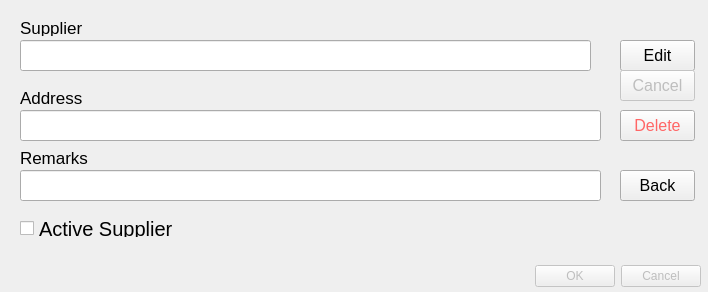
<?xml version="1.0" encoding="UTF-8"?>
<ui version="4.0">
 <class>Dialog</class>
 <widget class="QDialog" name="Dialog">
  <property name="geometry">
   <rect>
    <x>0</x>
    <y>0</y>
    <width>708</width>
    <height>292</height>
   </rect>
  </property>
  <property name="windowTitle">
   <string>Supplier Settings</string>
  </property>
  <widget class="QDialogButtonBox" name="buttonBox">
   <property name="enabled">
    <bool>false</bool>
   </property>
   <property name="geometry">
    <rect>
     <x>30</x>
     <y>260</y>
     <width>671</width>
     <height>32</height>
    </rect>
   </property>
   <property name="orientation">
    <enum>Qt::Horizontal</enum>
   </property>
   <property name="standardButtons">
    <set>QDialogButtonBox::Cancel|QDialogButtonBox::Ok</set>
   </property>
  </widget>
  <widget class="QLabel" name="label">
   <property name="geometry">
    <rect>
     <x>20</x>
     <y>20</y>
     <width>251</width>
     <height>16</height>
    </rect>
   </property>
   <property name="font">
    <font>
     <pointsize>13</pointsize>
    </font>
   </property>
   <property name="text">
    <string>Supplier</string>
   </property>
  </widget>
  <widget class="QLineEdit" name="supplier_name">
   <property name="geometry">
    <rect>
     <x>20</x>
     <y>40</y>
     <width>571</width>
     <height>31</height>
    </rect>
   </property>
   <property name="font">
    <font>
     <pointsize>15</pointsize>
    </font>
   </property>
   <property name="text">
    <string/>
   </property>
  </widget>
  <widget class="QLineEdit" name="address">
   <property name="geometry">
    <rect>
     <x>20</x>
     <y>110</y>
     <width>581</width>
     <height>31</height>
    </rect>
   </property>
   <property name="font">
    <font>
     <pointsize>15</pointsize>
    </font>
   </property>
   <property name="text">
    <string/>
   </property>
  </widget>
  <widget class="QLabel" name="label_2">
   <property name="geometry">
    <rect>
     <x>20</x>
     <y>90</y>
     <width>251</width>
     <height>16</height>
    </rect>
   </property>
   <property name="font">
    <font>
     <pointsize>13</pointsize>
    </font>
   </property>
   <property name="text">
    <string>Address</string>
   </property>
  </widget>
  <widget class="QLabel" name="label_3">
   <property name="geometry">
    <rect>
     <x>20</x>
     <y>150</y>
     <width>251</width>
     <height>16</height>
    </rect>
   </property>
   <property name="font">
    <font>
     <pointsize>13</pointsize>
    </font>
   </property>
   <property name="text">
    <string>Remarks</string>
   </property>
  </widget>
  <widget class="QLineEdit" name="remarks">
   <property name="geometry">
    <rect>
     <x>20</x>
     <y>170</y>
     <width>581</width>
     <height>31</height>
    </rect>
   </property>
   <property name="font">
    <font>
     <pointsize>15</pointsize>
    </font>
   </property>
   <property name="text">
    <string/>
   </property>
  </widget>
  <widget class="QCheckBox" name="checkBox">
   <property name="geometry">
    <rect>
     <x>20</x>
     <y>220</y>
     <width>221</width>
     <height>17</height>
    </rect>
   </property>
   <property name="font">
    <font>
     <pointsize>15</pointsize>
    </font>
   </property>
   <property name="text">
    <string>Active Supplier</string>
   </property>
  </widget>
  <widget class="QPushButton" name="edit_btn">
   <property name="geometry">
    <rect>
     <x>620</x>
     <y>40</y>
     <width>75</width>
     <height>31</height>
    </rect>
   </property>
   <property name="font">
    <font>
     <pointsize>12</pointsize>
    </font>
   </property>
   <property name="text">
    <string>Edit</string>
   </property>
  </widget>
  <widget class="QPushButton" name="cancel_btn">
   <property name="enabled">
    <bool>false</bool>
   </property>
   <property name="geometry">
    <rect>
     <x>620</x>
     <y>70</y>
     <width>75</width>
     <height>31</height>
    </rect>
   </property>
   <property name="font">
    <font>
     <pointsize>12</pointsize>
    </font>
   </property>
   <property name="text">
    <string>Cancel</string>
   </property>
  </widget>
  <widget class="QPushButton" name="delete_btn">
   <property name="geometry">
    <rect>
     <x>620</x>
     <y>110</y>
     <width>75</width>
     <height>31</height>
    </rect>
   </property>
   <property name="font">
    <font>
     <pointsize>12</pointsize>
    </font>
   </property>
   <property name="styleSheet">
    <string notr="true">color: rgb(255, 102, 102)</string>
   </property>
   <property name="text">
    <string>Delete</string>
   </property>
  </widget>
  <widget class="QPushButton" name="back_btn">
   <property name="geometry">
    <rect>
     <x>620</x>
     <y>170</y>
     <width>75</width>
     <height>31</height>
    </rect>
   </property>
   <property name="font">
    <font>
     <pointsize>12</pointsize>
    </font>
   </property>
   <property name="text">
    <string>Back</string>
   </property>
  </widget>
 </widget>
 <resources/>
 <connections>
  <connection>
   <sender>buttonBox</sender>
   <signal>accepted()</signal>
   <receiver>Dialog</receiver>
   <slot>accept()</slot>
   <hints>
    <hint type="sourcelabel">
     <x>248</x>
     <y>254</y>
    </hint>
    <hint type="destinationlabel">
     <x>157</x>
     <y>274</y>
    </hint>
   </hints>
  </connection>
  <connection>
   <sender>buttonBox</sender>
   <signal>rejected()</signal>
   <receiver>Dialog</receiver>
   <slot>reject()</slot>
   <hints>
    <hint type="sourcelabel">
     <x>316</x>
     <y>260</y>
    </hint>
    <hint type="destinationlabel">
     <x>286</x>
     <y>274</y>
    </hint>
   </hints>
  </connection>
 </connections>
</ui>
